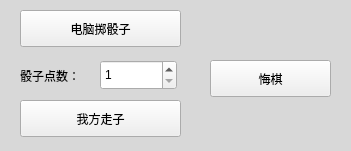
  <widget class="QWidget" name="widget_running" native="true">
   <property name="geometry">
    <rect>
     <x>10</x>
     <y>520</y>
     <width>351</width>
     <height>151</height>
    </rect>
   </property>
   <property name="styleSheet">
    <string notr="true">.QWidget{background-color: rgb(216, 216, 216);}</string>
   </property>
   <widget class="QPushButton" name="btn_pcDice">
    <property name="geometry">
     <rect>
      <x>20</x>
      <y>10</y>
      <width>161</width>
      <height>37</height>
     </rect>
    </property>
    <property name="text">
     <string>电脑掷骰子</string>
    </property>
   </widget>
   <widget class="QLabel" name="label_diceNum">
    <property name="geometry">
     <rect>
      <x>20</x>
      <y>60</y>
      <width>71</width>
      <height>31</height>
     </rect>
    </property>
    <property name="text">
     <string>骰子点数：</string>
    </property>
   </widget>
   <widget class="QSpinBox" name="spinBox_diceNum">
    <property name="geometry">
     <rect>
      <x>100</x>
      <y>60</y>
      <width>77</width>
      <height>30</height>
     </rect>
    </property>
    <property name="minimum">
     <number>1</number>
    </property>
    <property name="maximum">
     <number>6</number>
    </property>
   </widget>
   <widget class="QPushButton" name="btn_weGo">
    <property name="geometry">
     <rect>
      <x>20</x>
      <y>100</y>
      <width>161</width>
      <height>37</height>
     </rect>
    </property>
    <property name="text">
     <string>我方走子</string>
    </property>
   </widget>
   <widget class="QPushButton" name="btn_back">
    <property name="geometry">
     <rect>
      <x>210</x>
      <y>60</y>
      <width>121</width>
      <height>37</height>
     </rect>
    </property>
    <property name="text">
     <string>悔棋</string>
    </property>
   </widget>
  </widget>
